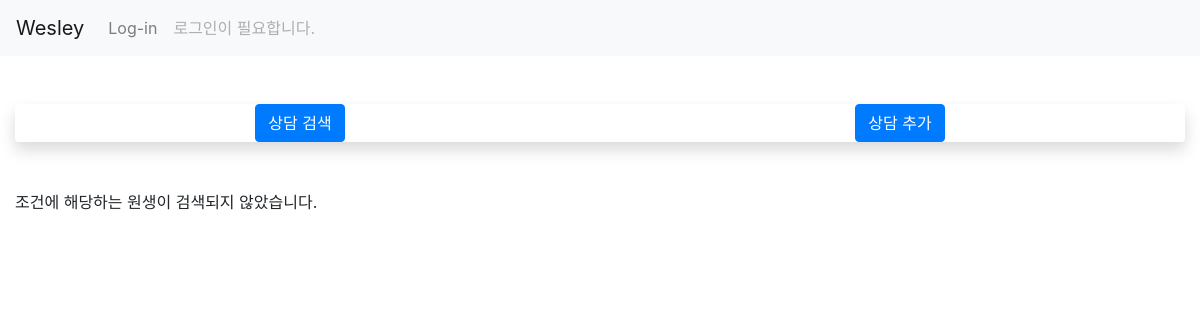
Before: /consults/search/ with the older database file.
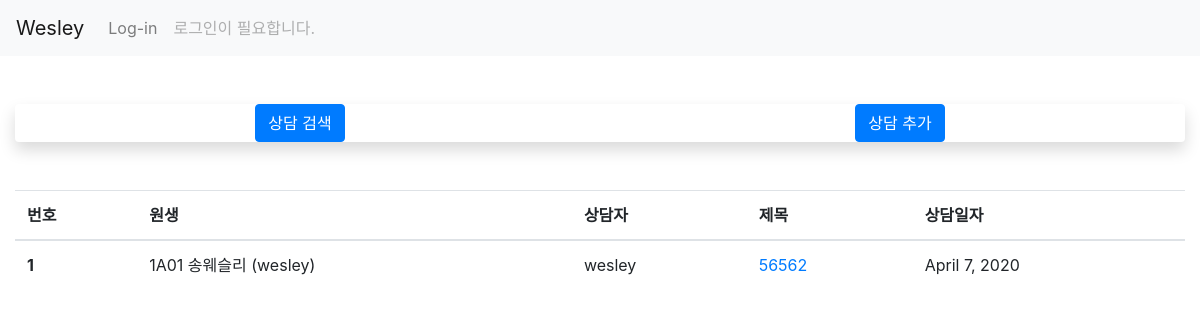
After: the same page with the newer database file.
### students/models.py (models this page shows, shortened)
class Consulting(models.Model):
    student = models.ForeignKey(Student, on_delete=models.CASCADE)
    counselor = models.ForeignKey(
        settings.AUTH_USER_MODEL, on_delete=models.CASCADE)
    title = models.CharField(max_length=30)
    content = models.TextField()
    when_consult = models.DateField(auto_now=True)
    class Meta:
        ordering = ['when_consult', 'student', ]

class Student(models.Model):
    status = models.CharField(max_length=10, choices=STATUS_CHOICES)
    type_choices = models.CharField(
        max_length=20, choices=TYPE_CHOICES, blank=True)
    type_detail_choices = models.CharField(
        max_length=20, choices=TYPE_DETAIL_CHOICES, blank=True)
    cur_class = models.CharField(
        max_length=10, choices=CLASS_CHOICES, blank=True)
    last_class = models.CharField(
        max_length=10, choices=CLASS_CHOICES, blank=True)
    kor_name = models.CharField(max_length=10)
    eng_name = models.CharField(max_length=15, blank=True)
    school = models.ForeignKey(School, on_delete=models.CASCADE)
    grade = models.CharField(max_length=10, choices=Grade_Choices)
    sex = models.CharField(max_length=5, choices=Sex_Choices)
    cell_phone = models.CharField(max_length=20, blank=True)
    cell_m = models.CharField(max_length=20)
    cell_d = models.CharField(max_length=20, blank=True)
    get_sms = models.BooleanField(default=True)
    si = models.CharField(max_length=20, blank=True)
    gu = models.CharField(max_length=20, blank=True)
    dong = models.CharField(max_length=20, blank=True)
    detail_address = models.CharField(max_length=30, blank=True)
    want_class = models.CharField(
        max_length=10, choices=CLASS_CHOICES, blank=True)
    registration_date = models.DateField(null=True, blank=True)
    quit_date = models.DateField(null=True, blank=True)
    class Meta:
        ordering = ['status', 'cur_class', 'kor_name', ]
        unique_together = (('kor_name', 'eng_name', 'cell_m'),)
    def __str__(self):
        return '{} {} ({})'.format(self.cur_class, self.kor_name, self.eng_name)

### students/templates/students/consult_filter.html (shortened to what this page needs)
{% extends 'students/base.html' %}
{% load crispy_forms_tags %}
{% block content %}
<div class='row'>
    <div class='col-sm'>
        <div class="card border-0 shadow my-5">
            <div class='row'>
                <div class='col' align='center'>
                    <a class="btn btn-primary" data-toggle="collapse" href="#searchCollapse" aria-expanded="false"
                        aria-controls="searchCollapse">
                        상담 검색
                    </a>
                </div>
                <div class='col' align='center'>
                    <a href="{% url 'students:consult-new' %}" class="btn btn-primary">상담 추가</a>
                </div>
            </div>
        </div>
        {% if filter.qs %}
        <table class='table'>
            <thead>
                <tr>
                    <th scope='col'>번호</th>
                    <th scope='col'>원생</th>
                    <th scope='col'>상담자</th>
                    <th scope='col'>제목</th>
                    <th scope='col'>상담일자</th>
                </tr>
            </thead>
            <tbody>
                {% for consult in filter.qs %}
                <tr>
                    <th scope='row'>{{forloop.counter}}</th>
                    <td>{{consult.student}}</td>
                    <td>{{consult.counselor}}</td>
                    <td><a href="{% url 'students:consult-detail' consult.pk %}">{{consult.title}}</a></td>
                    <td>{{consult.when_consult}}</td>
                </tr>
                {% endfor %}
            </tbody>
        </table>
        {% else %}
        조건에 해당하는 원생이 검색되지 않았습니다.
        {% endif %}
    </div>
</div>
{% endblock %}

### students/templates/students/base.html (shortened to what this page needs)
{% load bootstrap4 %}
{% load static %}
<!DOCTYPE html>
<html lang="en">
    <head>
        <link rel="stylesheet" href="https://stackpath.bootstrapcdn.com/bootstrap/4.4.1/css/bootstrap.min.css"
>
    </head>
    <body>
        <nav class="navbar navbar-expand-lg navbar-light bg-light">
            <a class="navbar-brand" href="/">Wesley</a>
            <div class="collapse navbar-collapse" id="navbarTogglerDemo02">
                <ul class="navbar-nav mr-auto mt-2 mt-lg-0">
                    {% if user.is_authenticated %}
                    <li class="nav-item">
                        <a class="nav-link" href="{% url 'students:logout' %}">Log-out</a>
                    </li>
                    <li class="nav-item">
                        <a class="nav-link" href="{% url 'students:student-list' %}">전체 학생 조회</a>
                    </li>
                    <li class="nav-item">
                        <a class="nav-link" href="{% url 'students:student-search' %}">학생 조건별 조회</a>
                    </li>
                    <li class="nav-item">
                        <a class="nav-link" href="{% url 'students:consult-list' %}">전체 상담 조회</a>
                    </li>
                    <li class="nav-item">
                        <a class="nav-link" href="{% url 'students:consult-search' %}">상담 조건별 조회</a>
                    </li>
                    <li class="nav-item">
                        <a class="nav-link disabled" href="#" tabindex="-1" aria-disabled="true">Welcome,
                            {{ request.user.username}}</a>
                    </li>
                </ul>
                <form action="{% url 'students:student-search' %}" class="form-inline my-2 my-lg-0" method="get">
                    <input name="kor_name" class="form-control mr-sm-2" type="search" placeholder="학생명">
                    <button class="btn btn-outline-success my-2 my-sm-0" type="submit">검색하기</button>
                </form>
                {% else %}
                <li class="nav-item">
                    <a class="nav-link" href="{% url 'students:login' %}">Log-in</a>
                </li>
                <li class="nav-item">
                    <a class="nav-link disabled" href="#" tabindex="-1" aria-disabled="true">로그인이 필요합니다.</a>
                </li>
                </ul>
                {% endif %}
            </div>
        </nav>
        <div class="container-fluid">
            {% block content %}
            {% endblock %}
        </div>
    </body>
</html>

Changed rows visible on the page:
added Consulting: student "1A01 송웨슬리 (wesley)", counselor "wesley", title "56562", when_consult "April 7, 2020"
Other visible differences:
text no longer shown: "조건에 해당하는 원생이 검색되지 않았습니다."
text now shown: "번호 원생 상담자 제목 상담일자"
